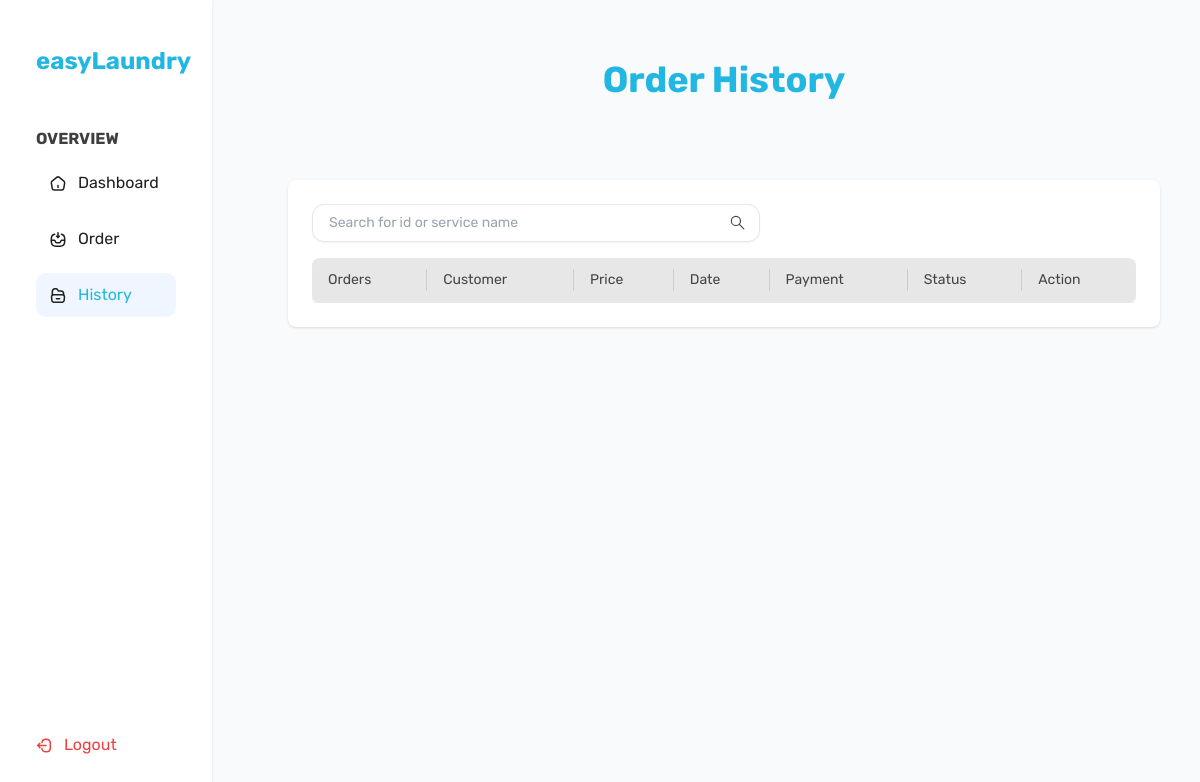
The page /riwayat.php (signed in) on the database as committed earlier.
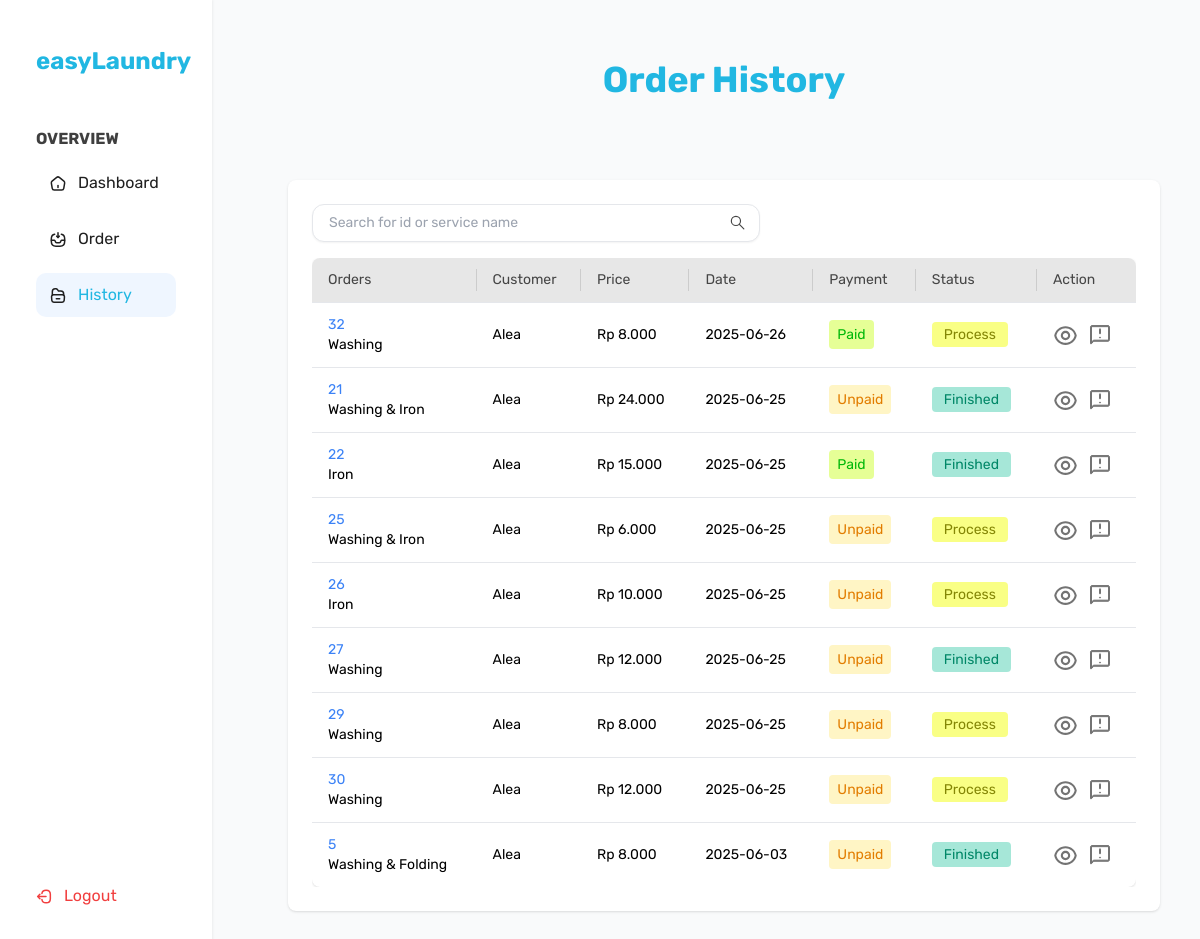
The same page on the database as committed later.
### tables this page shows
CREATE TABLE `pesanan` (
  `id` int(15) NOT NULL,
  `nama` varchar(100) NOT NULL,
  `layanan` varchar(30) NOT NULL,
  `berat` varchar(30) NOT NULL,
  `total_harga` int(50) NOT NULL,
  `no_telp` int(30) NOT NULL,
  `tgl` date NOT NULL,
  `parfum` varchar(50) NOT NULL,
  `pembayaran` enum('Unpaid','Paid','','') NOT NULL DEFAULT 'Unpaid',
  `status` enum('Process','Finished','','') NOT NULL DEFAULT 'Process',
  `id_pelanggan` int(11) DEFAULT NULL,
  `id_karyawan` int(11) DEFAULT NULL
);

### riwayat.php (the view, shortened to what this page needs)
<?php
include 'koneksi.php';
?>
<!DOCTYPE html>
<html lang="en">
<head>
  <script src="https://cdn.tailwindcss.com"></script>
</head>
<body class="flex bg-gray-50 min-h-screen">
    <?php include 'sidebar.php'; ?>
<main class="ml-[3%] w-[80%] max-h-screen overflow-y-auto p-10">
<div class="content">
  <h1 class="text-4xl font-bold mb-6 text-center mt-5" style="color: #21B7E2;">Order History</h1>
  <div class="max-w-[1000px] mx-auto bg-white p-6 rounded-lg shadow space-y-4 mt-20">
    <form method="GET">
      <div class="relative w-full max-w-md">
        <input type="text" name="search" placeholder="Search for id or service name" class="border px-4 py-2 pr-12 w-full shadow-sm text-sm" style="border-radius: 12px;"/>
        <div class="absolute right-3 top-[9px]">
        </div>
      </div>
    </form>
    <div class="overflow-x-auto">
      <table class="min-w-full rounded-lg overflow-hidden shadow">
        <thead>
          <tr class="text-left text-sm border-b" style="color: #454545;">
            <th class="px-4 py-3">Orders</th>
            <th class="px-4 py-3">Customer</th>
            <th class="px-4 py-3">Price</th>
            <th class="px-4 py-3">Date</th>
            <th class="px-4 py-3">Payment</th>
            <th class="px-4 py-3">Status</th>
            <th class="px-4 py-3">Action</th>
          </tr>
        </thead>
        <tbody class="text-sm text-black">
<?php
$search = isset($_GET['search']) ? $_GET['search'] : '';
$username = $_SESSION['nama'];
$sql = "SELECT * FROM pesanan WHERE nama = '$username' AND (id LIKE '%$search%' OR layanan LIKE '%$search%') ORDER BY tgl DESC";
$result = $connect->query($sql);
while ($row = $result->fetch_assoc()):
?>
<tr class="border-t">
  <td class="px-4 py-3 text-blue-500">
    <a href="#"><?= $row['id']; ?><br><span class="text-black text-sm"><?= $row['layanan']; ?></span></a>
  </td>
  <td class="px-4 py-3"><?= $row['nama']; ?></td>
  <td class="px-4 py-3">Rp <?= number_format($row['total_harga'], 0, ',', '.'); ?></td>
  <td class="px-4 py-3"><?= $row['tgl']; ?></td>
  <td class="px-4 py-3"><span style="<?= $row['pembayaran'] === 'Paid' ? 'background:#E6FF96;color:#00B809;' : 'background:#FFF5C5;color:#E27D00;'; ?> padding:6px 8px;border-radius:4px;"><?= $row['pembayaran']; ?></span></td>
  <td class="px-4 py-3"><span style="<?= $row['status'] === 'Finished' ? 'background:rgba(22,192,152,0.38);color:#008767;' : 'background:#F9FF85;color:#848605;'; ?> padding:4px 12px;border-radius:4px;"><?= $row['status']; ?></span></td>
  <td class="px-4 py-3">
    <div style="display:flex;gap:10px;align-items:center;">
      <a href="detail_order.php?id=<?= $row['id']; ?>" title="Lihat Detail">
      </a>
      <a href="#"
        onclick="<?= $row['pembayaran'] === 'Unpaid' ? 'showFeedbackPopup()' : 'openFeedback(' . $row['id'] . ')' ?>">
      </a>
    </div>
  </td>
</tr>
<?php endwhile; ?>
</tbody>
</table>
</div>
</div>
</div>
</main>
</body>
</html>

### sidebar.php (shortened to what this page needs)
<?php
  $current_page = basename($_SERVER['PHP_SELF']);
?>
<!DOCTYPE html>
<html lang="en">
<head>
</head>
<body>
<aside class="sidebar">
  <div class="logo">easyLaundry</div>
  <nav>
    <h3>OVERVIEW</h3>
    <ul>
      <li class="<?= $current_page == 'dashboardpelanggan.php' ? 'active' : '' ?>">
        <a href="dashboardpelanggan.php">
          Dashboard
        </a>
      </li>
      <li class="<?= $current_page == 'order.php' ? 'active' : '' ?>">
        <a href="order.php">
          Order
        </a>
      </li>
      <li class="<?= $current_page == 'riwayat.php' ? 'active' : '' ?>">
        <a href="riwayat.php">
          History
        </a>
      </li>
    </ul>
  </nav>
  <div class="logout">
    <a href="logout.php">
      Logout
    </a>
  </div>
</aside>
</body>
</html>

### riwayat.php (style rules this page uses)
body { font-family: 'Rubik'; }
th { background-color: #E7E7E7; font-weight: normal; text-transform: capitalize; position: relative; }
th::after { content: ""; position: absolute; top: 25%; bottom: 25%; right: 0; width: 1px; background-color: #ccc; }
th:last-child::after { display: none; }

### sidebar.php (style rules this page uses)
:root { --gray-1: #333333; --primary-color-gray-10: #FFFFFF; --primary-color-gray-100: #202020; --primary-color-gray-90: #3F3F3F; --white: #FFFFFF; --blue: #21B7E2; --light-blue: #D0F6FF; --red: #F13E3E; }
.sidebar { width: 212px; background-color: var(--white); box-shadow: 1px 0px 2px rgba(128, 128, 128, 0.1); padding: 43px 36px; display: flex; flex-direction: column; }
.logo { color: var(--blue); font-size: 24px; font-weight: 700; margin-bottom: 48px; }
nav h3 { color: var(--primary-color-gray-90); font-size: 16px; margin-bottom: 10px; font-weight: bold; }
nav ul { list-style: none; padding: 0; }
nav ul li { margin-bottom: 12px; }
nav ul li a { display: flex; align-items: center; gap: 12px; color: var(--primary-color-gray-100); text-decoration: none; font-size: 16px; padding: 10px 14px; border-radius: 10px; transition: background-color 0.2s ease, color 0.2s ease; }
nav ul li.active a { background-color: #EFF6FF; color: var(--blue); }
.logout { margin-top: auto; padding-top: 30px; }
.logout a { display: flex; align-items: center; gap: 12px; color: var(--red); text-decoration: none; }

Rows that differ between the two databases and show on the page:
added pesanan: id "32", layanan "Washing", nama "Alea", total_harga "8.000", tgl "2025-06-26", pembayaran "Paid", status "Process"
added pesanan: id "21", layanan "Washing & Iron", nama "Alea", total_harga "24.000", tgl "2025-06-25", pembayaran "Unpaid", status "Finished"
added pesanan: id "22", layanan "Iron", nama "Alea", total_harga "15.000", tgl "2025-06-25", pembayaran "Paid", status "Finished"
added pesanan: id "25", layanan "Washing & Iron", nama "Alea", total_harga "6.000", tgl "2025-06-25", pembayaran "Unpaid", status "Process"
added pesanan: id "26", layanan "Iron", nama "Alea", total_harga "10.000", tgl "2025-06-25", pembayaran "Unpaid", status "Process"
added pesanan: id "27", layanan "Washing", nama "Alea", total_harga "12.000", tgl "2025-06-25", pembayaran "Unpaid", status "Finished"
added pesanan: id "29", layanan "Washing", nama "Alea", total_harga "8.000", tgl "2025-06-25", pembayaran "Unpaid", status "Process"
added pesanan: id "30", layanan "Washing", nama "Alea", total_harga "12.000", tgl "2025-06-25", pembayaran "Unpaid", status "Process"
added pesanan: id "5", layanan "Washing & Folding", nama "Alea", total_harga "8.000", tgl "2025-06-03", pembayaran "Unpaid", status "Finished"
